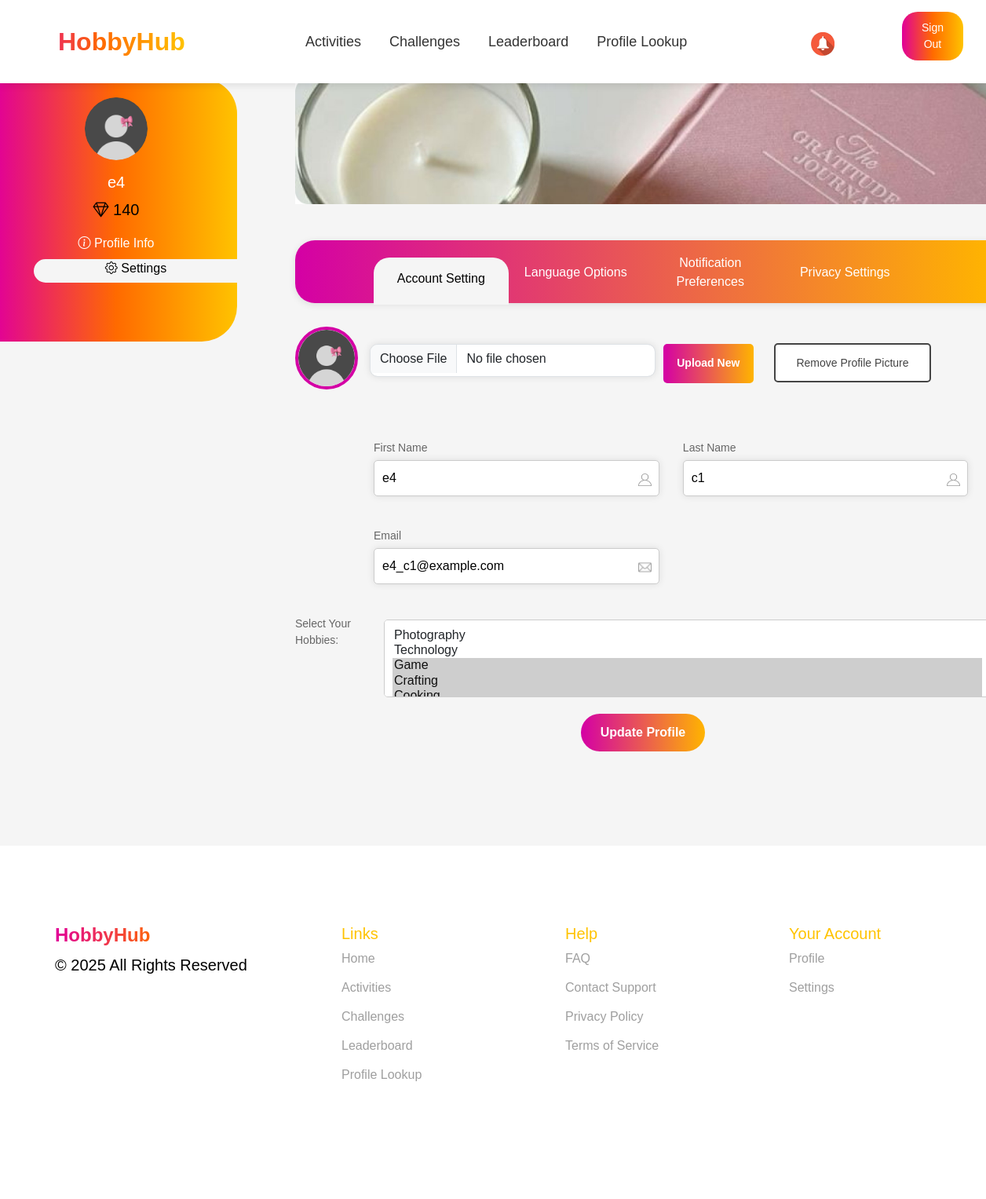
The page /user_profile/setting/ (signed in) on the database its author committed.
### events/models.py (models this page shows, shortened)
class Employee(models.Model):
    nickname = models.CharField(max_length=100, primary_key=True, verbose_name="Nickname")
    name = models.CharField(max_length=255, verbose_name="Name")
    last_name = models.CharField(max_length=255, verbose_name="Last Name")
    number = models.CharField(max_length=20, verbose_name="Number")
    join_date = models.DateField(verbose_name="Join Date")
    date_of_birth = models.DateField(null=True, blank=True, verbose_name="Date of Birth")
    receive_sms_notifications = models.BooleanField(default=True, verbose_name="Receive SMS Notifications")
    receive_email_notifications = models.BooleanField(default=True, verbose_name="Receive Email Notifications")
    receive_reminders = models.BooleanField(default=True, verbose_name="Receive Reminders")
    social_id = models.CharField(max_length=255, blank=True, null=True)  # ID из социальной сети
    social_provider = models.CharField(max_length=50, blank=True, null=True)  # Провайдер (Google, Facebook и т.д.)
    company = models.ForeignKey(
        Company,
        to_field='company_id',
        on_delete=models.CASCADE,
        verbose_name="Company"
    )
    gender = models.CharField(max_length=10, choices=[('Male', 'Male'), ('Female', 'Female')], verbose_name="Gender")
    mail = models.EmailField(unique=True, verbose_name="Email")
    password = models.CharField(max_length=255, verbose_name="Password")
    is_approved = models.BooleanField(default=False, verbose_name="Approved")
    profile_photo = models.ImageField(upload_to='profile_photos/', null=True, blank=True, verbose_name="Profile Photo")
    hobbies = models.ManyToManyField(Hobby, blank=True, related_name='employees')
    diamonds = models.IntegerField(default=0, verbose_name="Diamonds")

class Hobby(models.Model):
    name = models.CharField(max_length=100, unique=True, verbose_name="Hobby Name")

### events/views.py (the view)
# urls.py: path('user_profile/setting/', user_setting, name='user_setting'),
@role_required("employee")
@approval_required
def user_setting(request):
    nickname=request.session.get("nickname")
    all_hobbies = Hobby.objects.all()
    if not nickname:
        return redirect("sign_in")
    user = Employee.objects.filter(nickname=nickname).first()
    if not user:
        return redirect("sign_in")
    return render(request, 'user_setting.html', {"user":user, 'all_hobbies': all_hobbies})

### events/views.py (called while the page is built)
def role_required(role):
    def decorator(view_func):
        @wraps(view_func)
        def wrapper(request, *args, **kwargs):
            if role == "employee" and not request.session.get("nickname"):
                return redirect(f"/sign_in/?next={request.get_full_path()}")
            if role == "organizer" and not request.session.get("company_id"):
                return redirect(f"/sign_in/?next={request.get_full_path()}")
            return view_func(request, *args, **kwargs)
        return wrapper
    return decorator

def approval_required(view_func):
    @wraps(view_func)
    def _wrapped_view(request, *args, **kwargs):
        nickname = request.session.get("nickname")
        if not nickname:
            return redirect("sign_in")
        user = Employee.objects.filter(nickname=nickname).first()
        if not user or not user.is_approved:
            return redirect("")
        return view_func(request, *args, **kwargs)
    return _wrapped_view

### events/templates/user_setting.html (shortened to what this page needs)
{% extends "user_profile_base.html" %}
{% load static %}
{% block extra_css %}
    <link rel="stylesheet" href="https://cdn.jsdelivr.net/npm/bootstrap@5.3.0/dist/css/bootstrap.min.css">
    <link href="https://cdn.jsdelivr.net/npm/bootstrap-icons/font/bootstrap-icons.css" rel="stylesheet">
    <link rel="stylesheet" href="{% static 'css/all.css' %}">
    <link rel="stylesheet" href="{% static 'css/sass_styles.css' %}">
{% endblock %}
{% block content %}
        <div class="container mt-4">
            <div class="row  mainpartpro">
                <div class="col-md-2">
                    <div class="sidebar p-4">
                        {% if user.profile_photo %}
                            <img src="{{ user.profile_photo.url }}" alt="Profile" class="rounded-circle mb-3" width="80" alt="Profile">
                        {% else %}
                            <img src="{% static 'images/profile_photo.png' %}" class="rounded-circle mb-3" width="80" alt="Profile">
                        {% endif %}
                        <h5>{{ user.name }}</h5>
                        <p><i class="bi bi-gem"></i> {{ user.diamonds }}</p>
                        <div class="pro-set-tab w-100 mb-2"><i class="bi bi-info-circle"></i><a href="{% url 'user_profile' %}">   Profile Info</a></div>
                        <div class="pro-act-set-tab w-100 mb-2"><i class="bi bi-gear"></i>   Settings</div>
                    </div>
                </div>
                <div class="col-md-10 mainpartpro">
                    <img src="{% static 'images/profile_banner.jpg' %}" class="img-fluid  mb-3" alt="Banner">
                    <div class="navbar user_det">
                    <div class="tab active-tab" ><a href="{% url 'user_setting' %}">Account Setting</a></div>
                    <div class="tab"><a href="{% url 'user_language' %}">Language Options</a></div>
                    <div class="tab"><a href="{% url 'user_notification' %}">Notification Preferences</a></div>
                    <div class="tab"><a href="{% url 'user_privacy' %}">Privacy Settings</a></div>
                    </div>
                    <form method="POST" action="{% url 'update_user_profile' %}" enctype="multipart/form-data">
                        <div class="profile-wrapper text-center">
                            <div class="profile-picture">
                                <img src="{% if user.profile_photo %}{{ user.profile_photo.url }}{% else %}{% static 'images/profile_photo.png' %}{% endif %}" alt="Profile">
                            </div>
                            <div class="profile-actions mt-2">
                                <input type="file" name="profile_photo" accept="image/*" class="form-control mb-2">
                                <button type="submit" class="upload-btn btn btn-primary btn-sm" style="width: 150px; height: 50px; margin-top: 5px;">Upload New</button>
                            </div>
                        </div>
                    </form>
                    <form method="POST" action="{% url 'remove_user_profile_photo' %}">
                        <button type="submit" class="removee-btn btn btn-danger btn-sm " style="margin-top:-93px; margin-left: 610px; width: 200px; height: 50px; ">Remove Profile Picture</button>
                    </form>
                    <form method="POST" action="{% url 'update_user_profile' %}" enctype="multipart/form-data">
                        <div class="form-container">
                            <div class="form-group">
                                <div class="input-field">
                                    <label>First Name</label>
                                    <input type="text" name="name" value="{{ user.name }}">
                                    <i><img src="{% static 'images/imput_profile_icon.png' %}" width="17"></i>
                                </div>
                                <div class="input-field">
                                    <label>Last Name</label>
                                    <input type="text" name="last_name" value="{{ user.last_name }}">
                                    <i><img src="{% static 'images/imput_profile_icon.png' %}" width="17"></i>
                                </div>
                            </div>
                            <div class="form-group">
                                <div class="input-field">
                                    <label>Email</label>
                                    <input type="email" name="mail" value="{{ user.mail }}">
                                    <i><img src="{% static 'images/mail_icon.png' %}" width="17"></i>
                                </div>
                            </div>
                        </div>
                        <div class="form-group">
                            <label for="hobbies">Select Your Hobbies:</label>
                            <select name="hobbies[]" id="hobbies" multiple class="form-control">
                                {% for hobby in all_hobbies %}
                                    <option value="{{ hobby.id }}" {% if hobby in user.hobbies.all %}selected{% endif %}>
                                        {{ hobby.name }}
                                    </option>
                                {% endfor %}
                            </select>
                        </div>
                        <div class="update-btn-container text-center mt-3">
                            <button type="submit" class="update-profile-btn" onclick="return validatePassword()">Update Profile</button>
                        </div>
                    </form>
                </div>
            </div>
        </div>
    </div>
    {% endblock %}

### events/static/css/guest-styles.css (style rules this page uses)
html { scroll-behavior: smooth; }
body { font-family: 'Girloy-Medium', sans-serif !important; margin: auto; background-color: #f5f5f5; }
p { color: #000000; font-weight: 400; font-size: 20px; }

### events/static/css/organizer-styles.css (style rules this page uses)
body { font-family: 'Gilroy-Medium', sans-serif; background-color: #F5F5F5; }
body h1, h2, h3, h4,h5,h6, header { font-family: 'Gilroy-Bold', sans-serif; }
p { color: #000000; font-weight: 400; font-size: 20px; }
.btn { font-size: 14px; margin-right: 5px; }
.navbar { padding: 15px 0; box-shadow: 0 2px 10px rgba(0, 0, 0, 0.1); }

### events/static/css/user-styles.css (style rules this page uses)
body { overflow-x: hidden; }

### events/static/css/profile.css (style rules this page uses)
.mainpartpro { margin-top: 50px; margin-left: 50px; margin-right: -50px; margin-bottom: 50px; }
.mainpartpro img { border: 10px 10px 0px 0px; }
label { color: #9F9F9F; }
.pro-act-set-tab i, .pro-set-tab i { font-size: 16px; }
.pro-act-set-tab { background: #F5F5F5; color: #000000; margin-left: 25px; border-radius: 25px 0px 0px 25px; height: 30px; font-size: 16px; }
.sidebar { margin-top: 50px; margin-left: -150px; height: 335px; background: linear-gradient(90deg, #E10098 0%, #FF6A00 50%, #FFC300 100%); color: white; padding: 20px; border-radius: 0px 45px 45px 0px; text-align: center; }
.user_det { display: flex; background: linear-gradient(to right, #d400a5, #ffb400); border-radius: 25px 0px 0px 25px; padding: 0px 100px 0px 100px; max-width: 1200px; height: 80px; margin: 30px auto; position: relative; }
.tab { flex: 1; text-align: center; padding: 15px; color: white; font-weight: bold; cursor: pointer; position: relative; }
.tab a, .pro-set-tab a { text-decoration: none; color: white; font-weight: 400; }
.active-tab { margin-top: 22px; background: #F5F5F5; color: black; border-radius: 20px 20px 0px 0px; padding: 15px; height: 60px; }
.active-tab a,.act-active-tab a, .pro-act-set-tab a { text-decoration: none; color: black; }
.form-container { width: 90%; margin-right: 20px; padding: 20px; text-align: left; }
.form-group { display: flex; justify-content: space-between; margin-bottom: 15px; }
.form-group label { font-size: 14px; display: block; color: #666; }
.form-group input, .form-group select { width: 100%; padding: 10px; border: 1px solid #ccc; border-radius: 5px; font-size: 16px; }
.input-field { margin-top: 20px; position: relative; width: 48%; }
.input-field i { position: absolute; right: 10px; top: 38px; color: gray; }
input { margin-top: 5px; box-shadow: 0 0 10px rgba(0, 0, 0, 0.1); }
.profile-picture img { width: 80px; height: 80px; border-radius: 50%; border: 4px solid #d400a5; }
.form-container { margin-left: 80px; }
.profile-wrapper { display: flex; align-items: center; gap: 15px; }
.profile-picture { display: flex; flex-direction: column; align-items: left; }
.profile-actions { display: flex; gap: 10px; }
.upload-btn { background: linear-gradient(to right, #d400a5, #ffb400); border: none; padding: 8px 13px; color: white; border-radius: 5px; cursor: pointer; font-weight: bold; margin-top: -35px; }
.removee-btn { background: white; border: 2px solid #444; padding: 8px 13px; color: #444; border-radius: 5px; cursor: pointer; margin-top: -35px; }
.update-btn-container { text-align: center; margin: 20px 0; }
.update-profile-btn { background: linear-gradient(to right, #d400a5, #ffb400); border: none; padding: 12px 25px; font-size: 16px; color: white; border-radius: 25px; cursor: pointer; font-weight: bold; }
.form-control { border-radius: 10px; }

### events/static/css/activities.css (style rules this page uses)
:root { --primary-color: #FF6A00; --secondary-color: #FFC300; --accent-color: #E10098; --dark-color: #333333; --light-color: #F5F5F5; --white: #FFFFFF; --gray: #9F9F9F; --border-radius: 12px; --box-shadow: 0 4px 12px rgba(0, 0, 0, 0.1); --transition: all 0.3s ease; }
body { font-family: 'Gilroy-Medium', sans-serif; }
body h1, h2, h3, h4,h5,h6, header { font-family: 'Gilroy-Bold', sans-serif; }
input, select, textarea { padding: 8px; border: 1px solid #ccc; border-radius: 5px; }
input, textarea, select { width: 100%; padding: 8px; margin: 5px 0; border: 1px solid #ccc; border-radius: 5px; }

### events/static/css/employees.css (style rules this page uses)
body { font-family: 'Gilroy-Medium', sans-serif; background-color: #F5F5F5; }
body h1, h2, h3, h4,h5,h6, header { font-family: 'Gilroy-Bold', sans-serif; }

### rows shown on the page
Employee: name "e4", diamonds "140", last_name "c1", mail "e4_c1@example.com", nickname.name "Photography / Technology / Game ☑ / Crafting ☑"
